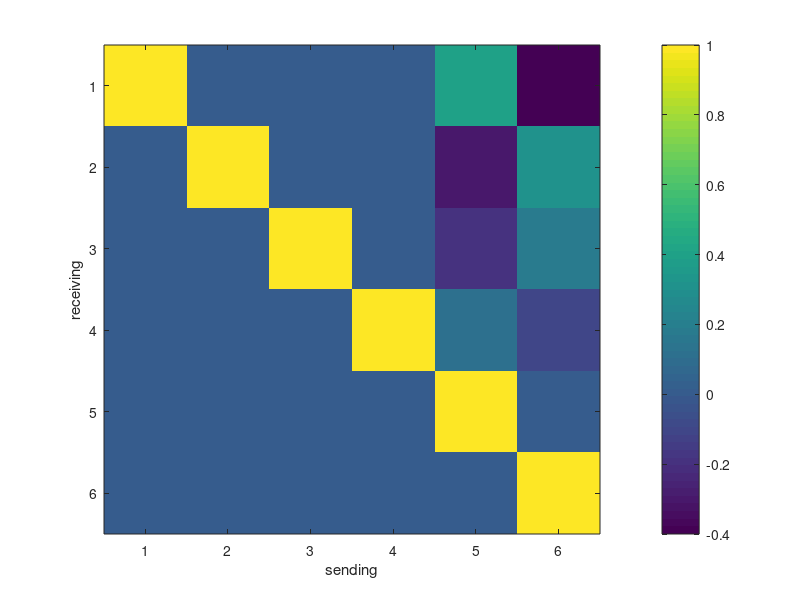
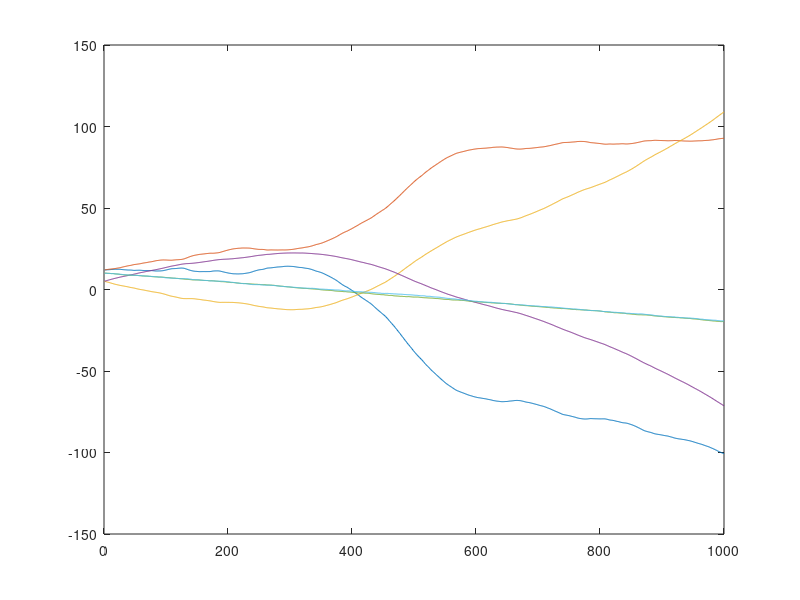
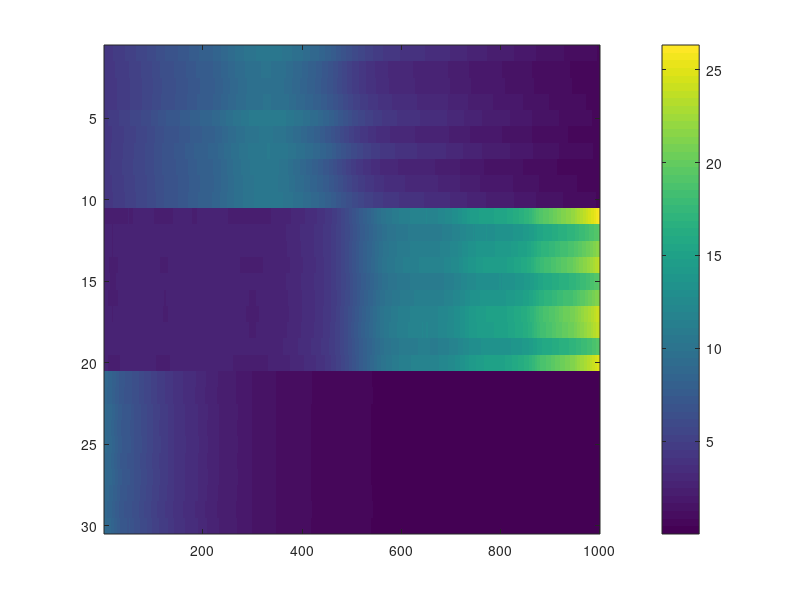
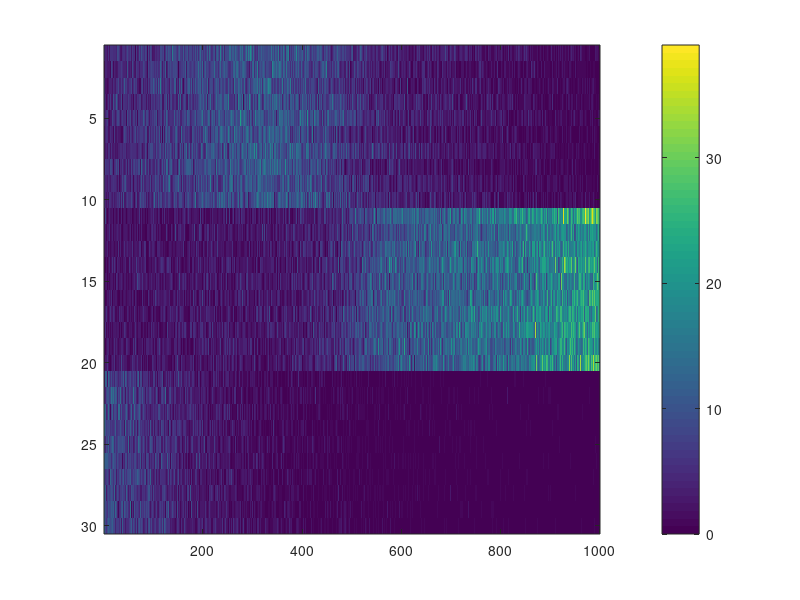

Reproduce these figures in MATLAB, in order. (Note: this script raises an error after producing the figures.)
addpath(genpath('C:\Users\gaw19004\Documents\GitHub\state-space-clustering'));
% addpath(genpath('D:\github\state-space-clustering'));

%% simulation
rng(2)
n = 10;
nClus = 3;
N = n*nClus;
p = 2;
T = 1000;

Lab = repelem(1:nClus, n);
d1 = ones(n,1)*0;
d2 = ones(n,1)*0.1;
d3 = ones(n,1)*0.2;
d = [d1;d2;d3];
C_all1 = reshape(normrnd(0.06,1e-3,n*p,1), [], p);
C_all2 = reshape(normrnd(0.08,1e-3,n*p,1), [], p);
C_all3 = reshape(normrnd(0.1,1e-3,n*p,1), [], p);
C_all = [C_all1; C_all2; C_all3];

C_trans = zeros(n*nClus, p*nClus);
for k = 1:length(Lab)
    C_trans(k, ((Lab(k)-1)*p+1):(Lab(k)*p)) = C_all(k,:);
end

X = zeros(p*nClus, T);
x0 = [1.2 1.2 0.5 0.5 1 1]*10;
Q0 = eye(nClus*p)*1e-2;
X(:,1) = mvnrnd(x0, Q0)';

b1 = ones(p,1)*0.01;
b2 = ones(p,1)*0;
b3 = ones(p,1)*-0.03;
b = [b1;b2;b3];

Q1 = 1e-5*eye(p);
Q2 = 1e-4*eye(p);
Q3 = 1e-3*eye(p);
Q = blkdiag(Q1, Q2, Q3);


A = [1 0 0 0 0.4 -0.4;...
    0 1 0 0 -0.3 0.305;
    0 0 1 0 -0.2 0.19;
    0 0 0 1 0.11 -0.1;
    0 0 0 0 1 0;
    0 0 0 0 0 1];

figure(1)
imagesc(A)
colorbar()
xlabel('sending')
ylabel('receiving')

% let's generate lambda
logLam = zeros(n*nClus, T);
logLam(:,1) = d + C_trans*X(:,1);

for t=2:T
    X(:, t) = mvnrnd(A*X(:, t-1) + b, Q)';
    logLam(:, t) = d + C_trans*X(:,t);
end

figure(2)
plot(X')

figure(3)
% imagesc(logLam)
imagesc(exp(logLam))
colorbar()

Y = poissrnd(exp(logLam));
figure(4)
imagesc(Y)
colorbar()

figure(5)
clusterPlot(Y, Lab)

%%
ng = 100;

% pre-allocation
X_fit = zeros(nClus*p, T, ng);
d_fit = zeros(N, ng);
C_fit = zeros(N, p, ng);
mudc_fit = zeros(p+1, nClus, ng);
Sigdc_fit = zeros(p+1, p+1, nClus, ng);
x0_fit = zeros(nClus*p, ng);
A_fit = zeros(nClus*p, nClus*p, ng);
b_fit = zeros(nClus*p, ng);
Q_fit = zeros(nClus*p, nClus*p, ng);


% priors
% place-holder...
Q0 = eye(nClus*p);

mux00 = zeros(nClus*p, 1);
Sigx00 = eye(nClus*p)*1e2;

deltadc0 = zeros(p+1,1);
Taudc0 = eye(p+1)*1e-1;

Psidc0 = eye(p+1)*1e-2;
nudc0 = p+1+2;

mubA0_mat = [zeros(nClus*p,1) eye(nClus*p)];
SigbA0 = eye(p*(1+p*nClus))*0.25;

Psi0 = eye(p)*1e-4;
nu0 = p+2;

% initials
% initial for d_fit: 0
C_fit(:,:,1) = reshape(normrnd(0,1e-2,N*p,1), [], p);
% mudc_fit(:,:,1) = zeros(p+1, 1);
Sigdc_fit(:,:,1:nClus,1) = repmat(eye(p+1)*1e-2,1,1,nClus);

A_fit(:,:,1) = eye(nClus*p);
% initial for b_fit: 0
Q_fit(:,:,1) = eye(nClus*p)*1e-4;

C_trans_tmp = zeros(n*nClus, p*nClus);
for k = 1:length(Lab)
    C_trans_tmp(k, ((Lab(k)-1)*p+1):(Lab(k)*p)) = C_fit(k,:,1);
end
x0_fit(:,1) = lsqr(C_trans_tmp,(log(mean(Y(:,1:10),2))-d_fit(:,1)));
[X_fit(:,:,1),~,~] = ppasmoo_poissexp_v2(Y,C_trans_tmp,d_fit(:,1),...
    x0_fit(:,1),Q0,A_fit(:,:,1),b_fit(:,1),Q_fit(:,:,1));

%% MCMC
for g = 2:ng
    
    disp(g)
    
    % (1) update X_fit
    % adaptive smoothing
    C_trans_tmp = zeros(n*nClus, p*nClus);
    for k = 1:length(Lab)
        C_trans_tmp(k, ((Lab(k)-1)*p+1):(Lab(k)*p)) = C_fit(k,:,g-1);
    end
    d_tmp = d_fit(:,g-1);
    x0_tmp = x0_fit(:,g-1);
    A_tmp = A_fit(:,:,g-1);
    b_tmp = b_fit(:,g-1);
    Q_tmp = Q_fit(:,:,g-1);
    
    [muX,~,~] = ppasmoo_poissexp_v2(Y,C_trans_tmp,d_tmp,x0_tmp,Q0,A_tmp,b_tmp,Q_tmp);
    hess_tmp = hessX(muX(:), d_tmp, C_trans_tmp, Q0, Q_tmp, A_tmp, Y);
    % tic;
    % use Cholesky decomposition to sample efficiently
    R = chol(-hess_tmp,'lower'); % sparse
    z = randn(length(muX(:)), 1) + R'*muX(:);
    Xsamp = R'\z;
    X_fit(:,:,g) = reshape(Xsamp,[], T);
    % toc;
    
    % (2) update x0_fit
    Sigx0 = inv(inv(Sigx00) + inv(Q0));
    mux0 = Sigx0*(Sigx00\mux00 + Q0\X_fit(:,1,g));
    x0_fit(:,g) = mvnrnd(mux0, Sigx0)';
    % disp(x0_fit(:,g))
    
    % (3) update d_fit & C_fit
    % Laplace approximation
    % dTest = zeros(N,1);
    % CTest = zeros(N, p);
    for i = 1:N
        l = Lab(i);
        latentId = ((l-1)*p+1):(l*p);
        X_tmp = [ones(1, T) ;X_fit(latentId,:,g)]';
        
        lamdc = @(dc) exp(X_tmp*dc);
        
        derdc = @(dc) X_tmp'*(Y(i,:)' - lamdc(dc)) - inv(Sigdc_fit(:,:,l,g-1))*(dc - mudc_fit(:,l,g-1));
        hessdc = @(dc) -X_tmp'*diag(lamdc(dc))*X_tmp - inv(Sigdc_fit(:,:,l,g-1));
        [mudc,~,niSigdc,~] = newton(derdc,hessdc,...
            [d_fit(i, g-1) C_fit(i,:,g-1)]',1e-8,1000);
        
        % [mudc [d(i) C_all(i,:)]']
        
        Sigdc = -inv(niSigdc);
        Sigdc = (Sigdc + Sigdc')/2;
        dc = mvnrnd(mudc, Sigdc);
        
        % dTest(i) = mudc(1);
        % CTest(i,:) = mudc(2:end);
        d_fit(i,g) = dc(1);
        C_fit(i,:,g) = dc(2:end);
    end
    
    %     [CTest C_all]
    %     [dTest d]
    
    % (4) update b_fit & A_fit
    for l = unique(Lab)
        
        latentId = ((l-1)*p+1):(l*p);
        mubA0 = mubA0_mat(latentId, :);
        mubA0 = mubA0(:);
        Z_tmp = X_fit(latentId,2:T,g);
        Z_tmp2 = Z_tmp(:);
        
        X_tmp = kron([ones(1,T-1); X_fit(:, 1:(T-1), g)]', eye(p));
        SigbA_tmp = inv(inv(SigbA0) + X_tmp'*kron(eye(T-1), inv(Q_fit(latentId,latentId,g-1)))*X_tmp);
        SigbA_tmp = (SigbA_tmp + SigbA_tmp')/2;
        mubA_tmp = SigbA_tmp*(inv(SigbA0)*mubA0 +...
            X_tmp'*kron(eye(T-1), inv(Q_fit(latentId,latentId,g-1)))*Z_tmp2);
        bAtmp = reshape(mvnrnd(mubA_tmp, SigbA_tmp)', [], 1+nClus*p);
        b_fit(latentId,g) = bAtmp(:,1);
        A_fit(latentId,:,g) = bAtmp(:,2:end);
    end
    
    %     [b_fit(:,g) b]
    %     imagesc(abs(A_fit(:,:,g) - A))
    %     colorbar()
    
    % (5) update Q_fit
    for l = unique(Lab)
        latentId = ((l-1)*p+1):(l*p);
        mux = A_fit(latentId,:,g)*X_fit(:,1:(T-1),g) +...
            repmat(b_fit(latentId, g), 1, T-1);
        xq = X_fit(latentId,2:T,g) - mux;
        
        PsiQ = Psi0 + xq*xq';
        nuQ = T-1 + nu0;
        Q_fit(latentId,latentId,g) = iwishrnd(PsiQ,nuQ);
    end
end






